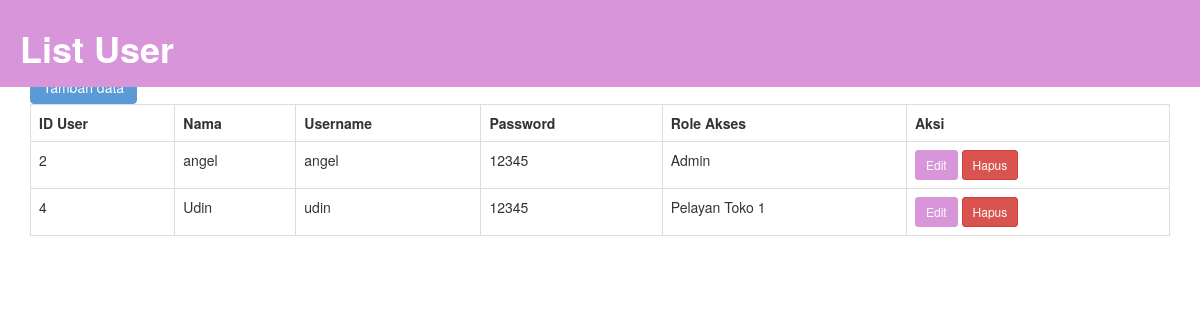
The page /user.php (signed in) on the database its author committed.
### tables this page shows
CREATE TABLE `user` (
  `id_user` int(11) NOT NULL,
  `nama` varchar(50) NOT NULL,
  `username` varchar(50) NOT NULL,
  `password` varchar(50) NOT NULL,
  `role_id` int(11) NOT NULL
);

CREATE TABLE `role` (
  `id_role` int(11) NOT NULL,
  `nama` varchar(50) NOT NULL
);

### user.php (the view, shortened to what this page needs)
<?php
include 'config1.php';
$view = $dbconnect->query("SELECT user.*, role.nama AS nama_role FROM user INNER JOIN role ON user.role_id = role.id_role");
?>
<!DOCTYPE html>
<html>
<head>
    <link rel="stylesheet" href="https://cdn.jsdelivr.net/npm/bootstrap@3.3.7/dist/css/bootstrap.min.css">
</head>
<body>
    <div class="container">
        <div class="header">
            <h1><strong>List User</strong></h1>
        </div>
        <a href="user_add.php" class="btn btn-custom1">Tambah data</a>
        <table class="table table-bordered">
            <tr>
                <th>ID User</th>
                <th>Nama</th>
                <th>Username</th>
                <th>Password</th>
                <th>Role Akses</th>
                <th>Aksi</th>
            </tr>
            <?php while ($row = $view->fetch_array()) { ?>
            <tr>
                <td><?= $row['id_user'] ?></td>
                <td><?= $row['nama'] ?></td>
                <td><?= $row['username'] ?></td>
                <td><?= $row['password'] ?></td>
                <td><?= $row['nama_role'] ?></td>
                <td>
                    <a href="user_edit.php?id=<?= $row['id_user'] ?>" class="btn btn-custom btn-sm">Edit</a>
                    <a href="user_hapus.php?id=<?= $row['id_user'] ?>" class="btn btn-danger btn-sm" onclick="return confirm('Apakah anda yakin menghapus?')">Hapus</a>
                </td>
            </tr>
            <?php } ?>
        </table>
    </div>
</body>
</html>

### user.php (style rules this page uses)
.header { display: flex; align-items: center; justify-content: flex-start; padding: 8px 20px; background: #d895da; color: white; width: 100%; position: fixed; top: 0; left: 0; z-index: 1000; }
.container { margin-top: 70px; }
.btn-custom { background-color: #d895da; border-color: #d895da; color: #fff; }
.btn-custom1 { background-color: #5a9bd5; border-color: #5a9bd5; color: #fff; }

### rows shown on the page
user: id_user "2", nama "angel", username "angel", password "12345", role.nama "Admin"
user: id_user "4", nama "Udin", username "udin", password "12345", role.nama "Pelayan Toko 1"
